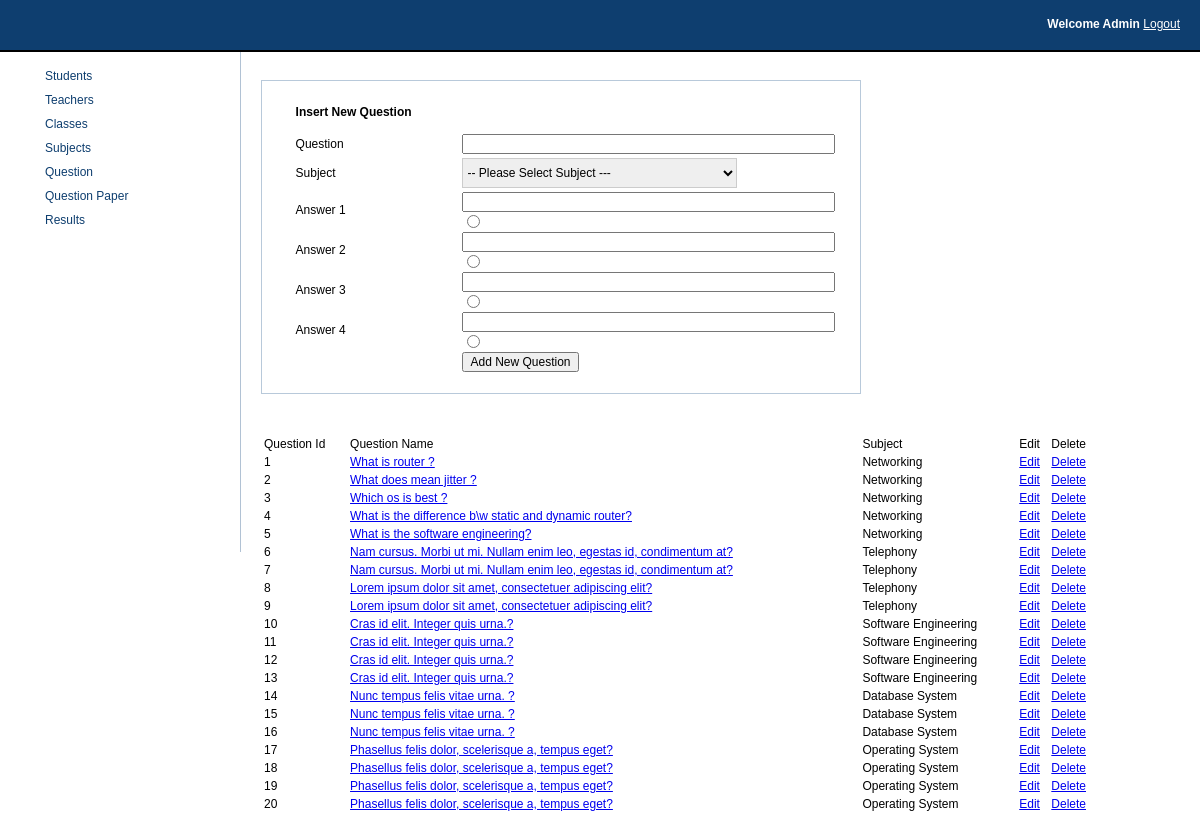
The page /admin/questions.php on the database its author committed.
### tables this page shows
CREATE TABLE IF NOT EXISTS `question` (
  `question_id` int(11) NOT NULL AUTO_INCREMENT,
  `question` varchar(255) NOT NULL,
  `subject_id` int(11) NOT NULL,
  PRIMARY KEY (`question_id`)
);

CREATE TABLE IF NOT EXISTS `subject` (
  `subject_id` int(11) NOT NULL AUTO_INCREMENT,
  `subject_name` varchar(255) NOT NULL,
  PRIMARY KEY (`subject_id`)
);

### admin/model/Question.php (the view, shortened to what this page needs)
<?php
class Question extends OLE
{
function getAllQuestions()
{
 $i=1;
$qry="select * from question q,subject s WHERE q.subject_id=s.subject_id order by q.subject_id";
$result=mysql_query($qry);
 while($row=mysql_fetch_array($result))
{
echo "<tr><td>".$i++." </td> <td><a href='question.php?action=view&id="
    .$row['question_id']."&subid=".$row['subject_id']."'>".ucfirst($row['question'])."</a> </td> <td>".ucwords($row['subject_name'])." </td>
    <td><a href='#'> Edit</a> </td>
    <td><a href=question.php?action=delete&id=".$row['question_id'].">Delete </a> </td>
     </tr>";
}
}
}
?>

### admin/questions.php
<?php
include("model/Question.php");
$q=new Question();
?>
<html>
<head>
<link href="view/css/styles.css" type="text/css" rel="stylesheet">
</head>
<body>
<div class="wrapper">
<div class="header"><span style="font-size:12px;font-weight:bold">Welcome Admin </span> <a href="logout.php">Logout </a> </div>
<div class="left"><?php include("view/main_navigation.php") ?> </div>
<div class="main">
<form action="question.php?action=insert" method="post">
  <br><br>
  <table width="600"  class="table-border">
    <tr>
      <td height="17">&nbsp;</td>
      <td colspan="2">&nbsp;</td>
    </tr>
    <tr>
      <td width="25" height="29">&nbsp;</td>
      <td colspan="2"><h2>Insert New Question</h2></td>
      </tr>
<tr><td>&nbsp;</td><td width="154">Question</td><td width="305"><input name="question" type="text" size="50"></td>
</tr>
<tr><td>&nbsp;</td><td width="154">Subject</td><td width="305"><select name="subject" style="width:275px">
  <option value="0">-- Please Select Subject ---</option>
  <?php $q->getSubjectsDropDown(); ?>
</select></td>
</tr>
<tr><td>&nbsp;</td><td width="154">Answer 1</td><td width="305"><input name="answer[0]" type="text" size="50">
    <input type="radio" name="correct_answer" value="0"></td>
</tr>
<tr><td>&nbsp;</td><td width="154">Answer 2</td><td width="305"><input name="answer[1]" type="text" size="50">
    <input type="radio" name="correct_answer" value="1"></td>
</tr>
<tr><td>&nbsp;</td><td width="154">Answer 3</td><td width="305"><input name="answer[2]" type="text" size="50">
    <input type="radio" name="correct_answer" value="2"></td>
</tr>
<tr>
  <td>&nbsp;</td>
  <td>Answer 4</td>
  <td><input name="answer[3]" type="text" size="50">
    <input type="radio" name="correct_answer" value="3"></td>
</tr>
<tr>
  <td>&nbsp;</td>
  <td>&nbsp;</td>
  <td><input type="submit" value="Add New Question"></td>
</tr>
<tr>
  <td>&nbsp;</td>
  <td>&nbsp;</td>
  <td>&nbsp;</td>
</tr>
  </table>
</form>
<br> <br>
<table width="100%">
<tr><td>Question Id </td> <td> Question Name </td><td>Subject</td><td>Edit</td><td>Delete</td></tr>
<?php
 $q->getAllQuestions();
 ?>
</table>
</div>
</div>
</body>
</html>

### admin/view/main_navigation.php
<ul>
<li><a href="students.php">Students </a> </li>
<li><a href="teachers.php">Teachers </a> </li>
<li><a href="classes.php">Classes </a> </li>
<li><a href="subjects.php">Subjects </a> </li>
<li><a href="questions.php">Question </a> </li>
<li><a href="question_papers.php">Question Paper </a> </li>
<li><a href="results.php">Results </a> </li>
</ul>

### admin/view/css/styles.css (style rules this page uses)
html { font-size:12px; font-family:arial; }
* { font-size:12px; }
body { margin:0; }
.header { height:50px; text-align:right; border-bottom:2px solid #000; background:#0E3E6F; line-height:4em; color:#fff; padding-right:20px; }
.header a { color:#fff; }
.left { width:20%; border-right:1px solid #B1C2D4; height:500px ; float:left; }
.left li { list-style:none; padding:5px; }
.left li a { text-decoration:none; color:#0E3E6F; }
.main { height:500px auto ; width:70%; padding-left:20px; float:left; }
.formTable input[type=text],select { width:200px; border:1px solid #ccc; height:30px; }
.table-border { border:1px solid #B8C9DA; }

### rows shown on the page
question: question "What is router ?", subject.subject_name "Networking"
question: question "What does mean jitter ?", subject.subject_name "Networking"
question: question "Which os is best ?", subject.subject_name "Networking"
question: question "What is the difference b\\w static and dynamic router?", subject.subject_name "Networking"
question: question "What is the software engineering?", subject.subject_name "Networking"
question: question "Nam cursus. Morbi ut mi. Nullam enim leo, egestas id, condimentum at?", subject.subject_name "Telephony"
question: question "Nam cursus. Morbi ut mi. Nullam enim leo, egestas id, condimentum at?", subject.subject_name "Telephony"
question: question "Lorem ipsum dolor sit amet, consectetuer adipiscing elit?", subject.subject_name "Telephony"
question: question "Lorem ipsum dolor sit amet, consectetuer adipiscing elit?", subject.subject_name "Telephony"
question: question "Cras id elit. Integer quis urna.?", subject.subject_name "Software Engineering"
question: question "Cras id elit. Integer quis urna.?", subject.subject_name "Software Engineering"
question: question "Cras id elit. Integer quis urna.?", subject.subject_name "Software Engineering"
question: question "Cras id elit. Integer quis urna.?", subject.subject_name "Software Engineering"
question: question "Nunc tempus felis vitae urna. ?", subject.subject_name "Database System"
question: question "Nunc tempus felis vitae urna. ?", subject.subject_name "Database System"
question: question "Nunc tempus felis vitae urna. ?", subject.subject_name "Database System"
question: question "Phasellus felis dolor, scelerisque a, tempus eget?", subject.subject_name "Operating System"
question: question "Phasellus felis dolor, scelerisque a, tempus eget?", subject.subject_name "Operating System"
question: question "Phasellus felis dolor, scelerisque a, tempus eget?", subject.subject_name "Operating System"
question: question "Phasellus felis dolor, scelerisque a, tempus eget?", subject.subject_name "Operating System"
